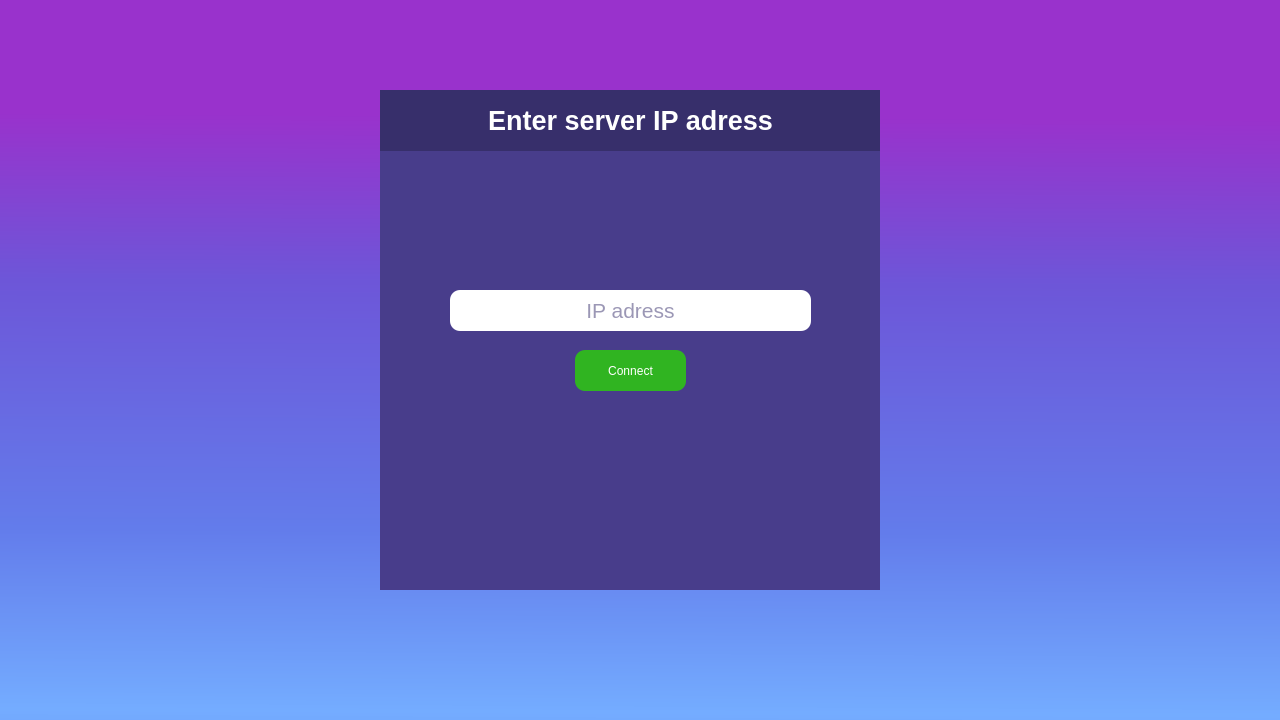
<?xml version="1.0" encoding="UTF-8"?>
<ui version="4.0">
 <class>ServerConnectForm</class>
 <widget class="QMainWindow" name="ServerConnectForm">
  <property name="geometry">
   <rect>
    <x>0</x>
    <y>0</y>
    <width>1280</width>
    <height>720</height>
   </rect>
  </property>
  <property name="minimumSize">
   <size>
    <width>1280</width>
    <height>720</height>
   </size>
  </property>
  <property name="maximumSize">
   <size>
    <width>1280</width>
    <height>720</height>
   </size>
  </property>
  <property name="windowTitle">
   <string>MainWindow</string>
  </property>
  <property name="styleSheet">
   <string notr="true">background-color: qlineargradient(spread:reflect, x1:0.988636, y1:0.995, x2:1, y2:0, stop:0 rgba(116, 172, 255, 255), stop:0.251894 rgba(99, 124, 235, 255), stop:0.598485 rgba(109, 86, 216, 255), stop:0.831439 rgba(153, 50, 204, 255));</string>
  </property>
  <widget class="QWidget" name="centralwidget">
   <widget class="QWidget" name="IP" native="true">
    <property name="geometry">
     <rect>
      <x>380</x>
      <y>90</y>
      <width>500</width>
      <height>500</height>
     </rect>
    </property>
    <property name="styleSheet">
     <string notr="true">background-color: rgb(72, 61, 139);</string>
    </property>
    <widget class="QLabel" name="IPTitle">
     <property name="geometry">
      <rect>
       <x>0</x>
       <y>0</y>
       <width>501</width>
       <height>61</height>
      </rect>
     </property>
     <property name="styleSheet">
      <string notr="true">background-color: rgb(55, 47, 107);</string>
     </property>
     <property name="text">
      <string>&lt;html&gt;&lt;head/&gt;&lt;body&gt;&lt;p align=&quot;center&quot;&gt;&lt;span style=&quot; font-size:20pt; font-weight:700; color:#ffffff;&quot;&gt;Enter server IP adress&lt;/span&gt;&lt;/p&gt;&lt;/body&gt;&lt;/html&gt;</string>
     </property>
    </widget>
    <widget class="QLineEdit" name="IPEnterIp">
     <property name="geometry">
      <rect>
       <x>70</x>
       <y>200</y>
       <width>361</width>
       <height>41</height>
      </rect>
     </property>
     <property name="font">
      <font>
       <family>Segoe UI</family>
       <pointsize>16</pointsize>
       <italic>false</italic>
       <bold>false</bold>
      </font>
     </property>
     <property name="layoutDirection">
      <enum>Qt::LeftToRight</enum>
     </property>
     <property name="styleSheet">
      <string notr="true">font: 16pt &quot;Segoe UI&quot;;
background-color: rgb(255, 255, 255);
color: rgb(55, 47, 107);
border: 2px;
border-radius: 10px;
</string>
     </property>
     <property name="text">
      <string/>
     </property>
     <property name="alignment">
      <set>Qt::AlignCenter</set>
     </property>
     <property name="placeholderText">
      <string>IP adress</string>
     </property>
    </widget>
    <widget class="QPushButton" name="IPConnectButton">
     <property name="geometry">
      <rect>
       <x>195</x>
       <y>260</y>
       <width>111</width>
       <height>41</height>
      </rect>
     </property>
     <property name="cursor">
      <cursorShape>ArrowCursor</cursorShape>
     </property>
     <property name="contextMenuPolicy">
      <enum>Qt::DefaultContextMenu</enum>
     </property>
     <property name="styleSheet">
      <string notr="true">color: rgb(255, 255, 255);
font: 700 14pt &quot;Segoe UI&quot;;
background-color: rgb(48, 180, 33);
border: 1px;
border-radius: 10px;
</string>
     </property>
     <property name="text">
      <string>Connect</string>
     </property>
     <property name="flat">
      <bool>false</bool>
     </property>
    </widget>
   </widget>
  </widget>
 </widget>
 <resources/>
 <connections/>
</ui>
